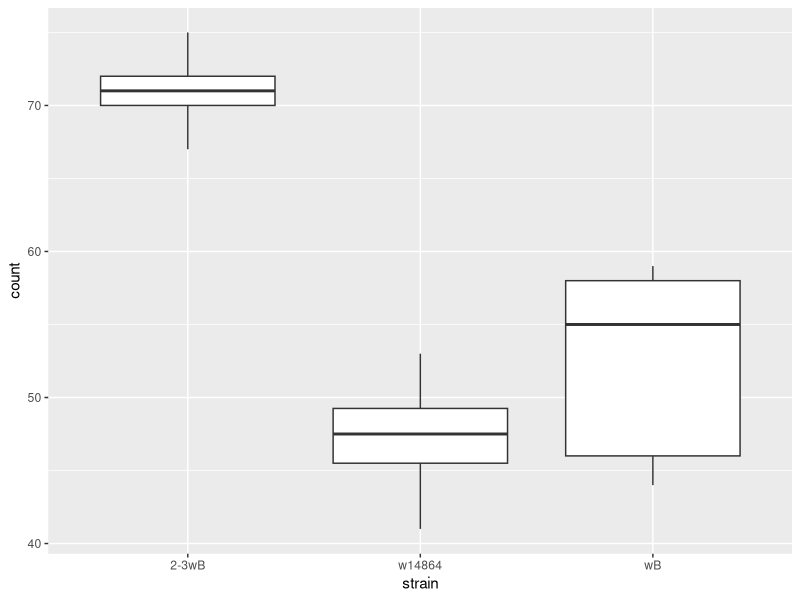
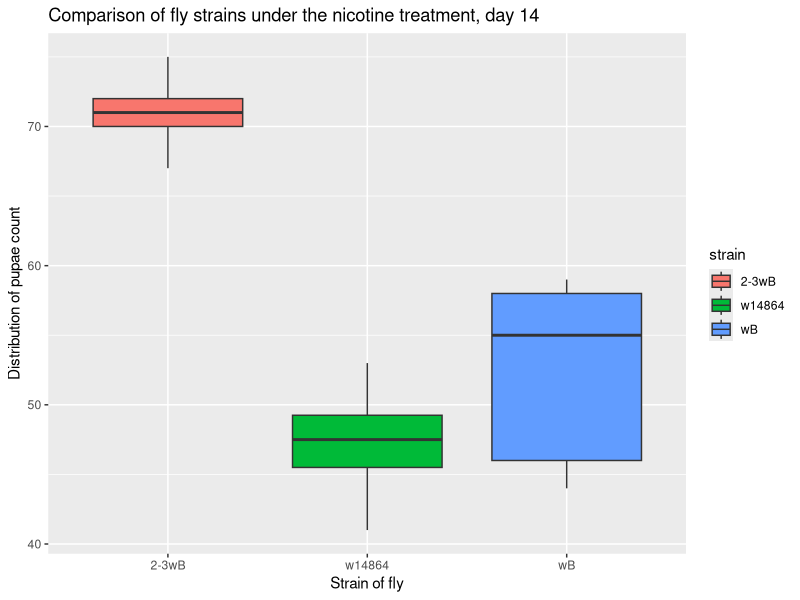
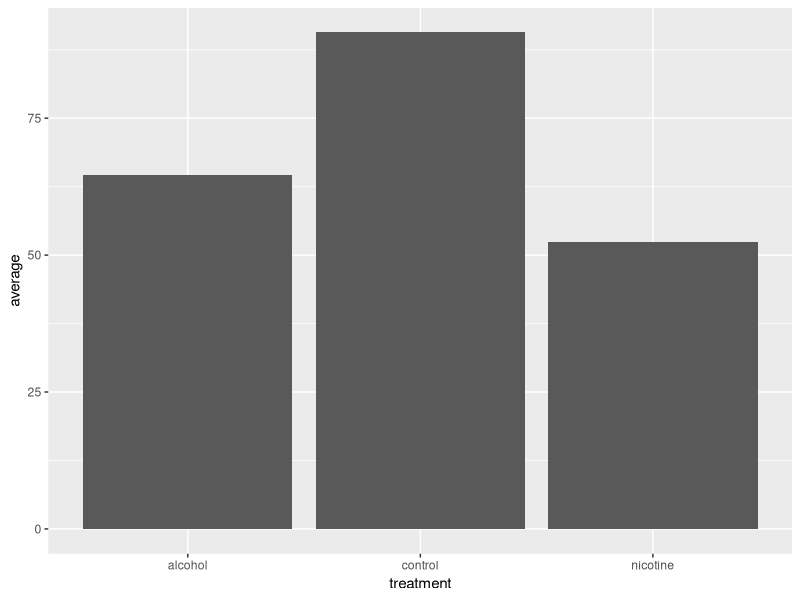
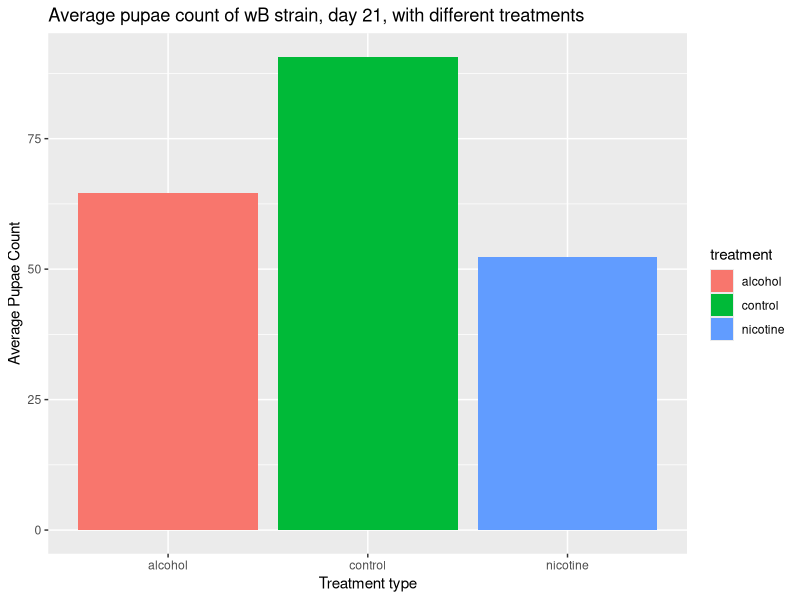
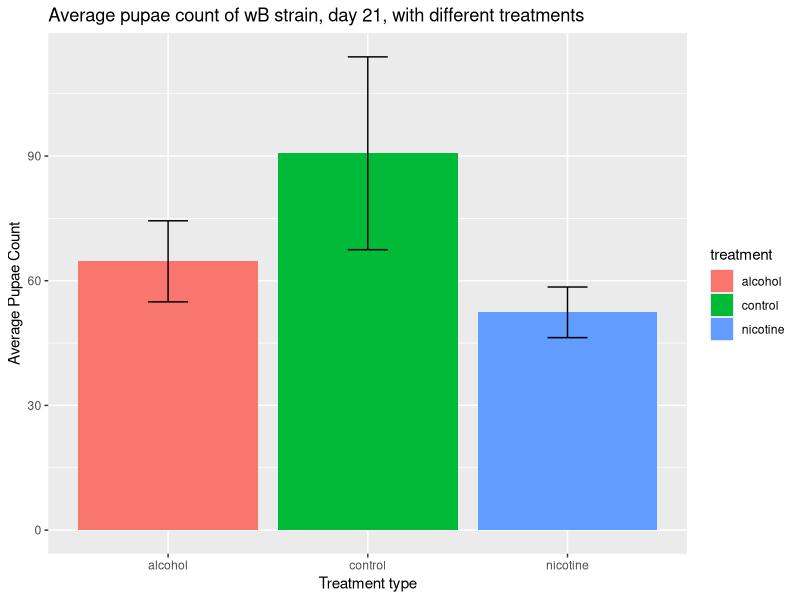
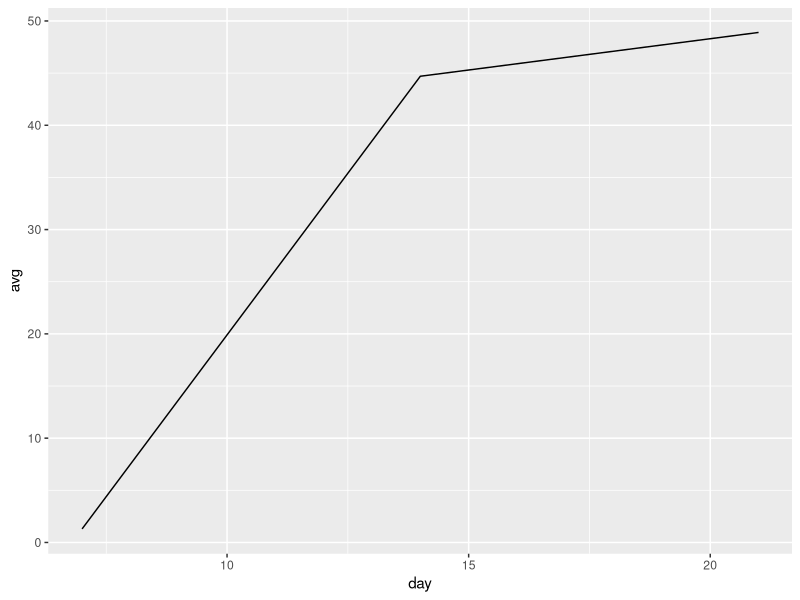
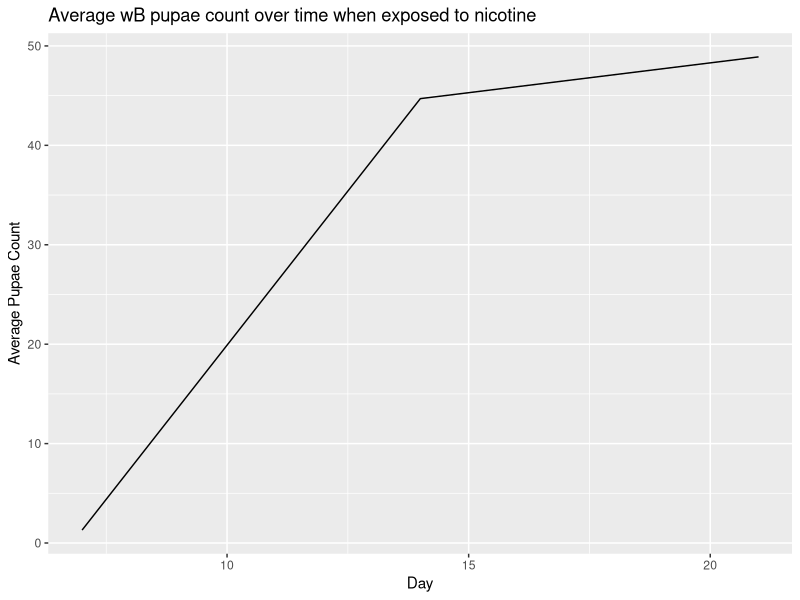
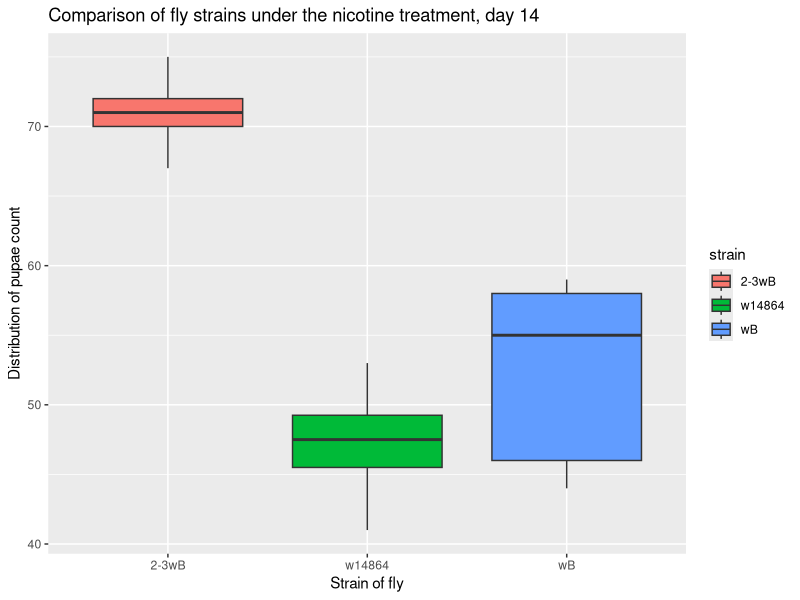

These charts were generated, in order, by the following R code:
## ---- chunk 1
# This is a comment, which can be useful to describe what's happening

#load the tidyverse library

library(tidyverse)


## ---- chunk 2
# The "<-" is used to assign value, sort of like "=" in other languages

sampleData<-read_csv("tidyData.csv")

# Prints sampleData to the screen
sampleData
## ---- chunk 3



## ---- chunk 4
# first define which dataset you're using, with ".data=..."
# then define your conditions. Notice that you use "==".

ex1<-filter(.data=sampleData, stage=="pupae" & day=="14" & treatment=="nicotine" & trial=="1")

# print to screen, to check
ex1


## ---- chunk 5

# Create your variable myEx1 using the filter() function


# Print to the screen to confirm





## ---- chunk 6

ex1BoxPlot<-ggplot(data=ex1, mapping=aes(x=strain, y=count))+
  geom_boxplot()

# components:
# The Data: data=ex1
# The aesthetics: mapping=aes(x=strain, y=count)
# The type of plot: +geom_boxplot

#prints to the screen
ex1BoxPlot

## ---- chunk 7

ex1BoxPlot<-ggplot(data=ex1, mapping=aes(x=strain, y=count, fill=strain))+
  geom_boxplot()+
  labs(x="Strain of fly", y="Distribution of pupae count", title="Comparison of fly strains under the nicotine treatment, day 14")

# components:
# The Data: data=ex1
# The aesthetics: mapping=aes(x=strain, y=count) IMPORTANT: the x and y values must match the column headings of your dataset
# The type of plot: +geom_boxplot

#prints to the screen
ex1BoxPlot

## ---- chunk 8

# specify the filename you want, and which variable contains your plot
ggsave(filename="ex1BoxPlot.jpg", plot=ex1BoxPlot)



## ---- chunk 9

# Print out the data, as a refresher


# Write the ggplot code, assigned to some variable


# print it to the screen 


# Save it using ggsave


## ---- chunk 10
# use the filter function, identifying the original dataset, and adding my conditions

ex2<-filter(.data=sampleData, strain=="wB"& trial=="1" & day=="21")

#print to screen

ex2


## ---- chunk 11




## ---- chunk 12

# This sytax uses the R "pipe" operator, %>%. Think of it as reading "and then...."

# In the 'summarize' function, I'm creating a new column called "average", and setting it equal to the mean of count, per treatment (as determined by group_by).

ex2Data<-ex2 %>% group_by(treatment) %>% summarize(average=mean(count))

ex2Data


## ---- chunk 13

# Expanding 'summarize' to include columns for average, standard deviation, n, upperCI, and lowerCI
# This can all be written in one line, but is a little easier to read this way.

ex2Data<-ex2 %>% group_by(treatment) %>% summarize(
  average=mean(count),
  stdev=sd(count), 
  N=n(),
  upperCI=average+((qnorm(0.975)*stdev)/sqrt(N)),
  lowerCI=average-((qnorm(0.975)*stdev)/sqrt(N))
  )


ex2Data

## ---- chunk 14






## ---- chunk 15

# One difference here is the stat="identity" in geom_bar. This means "use the data I specify in y=, rather than counting the data".

ex2BarPlot<-ggplot(data=ex2Data, mapping=aes(x=treatment, y=average))+
  geom_bar(stat="identity")

ex2BarPlot


## ---- chunk 16


ex2BarPlot<-ggplot(data=ex2Data, mapping=aes(x=treatment, y=average, fill=treatment))+
  geom_bar(stat="identity")+
  labs(x="Treatment type", y="Average Pupae Count", title="Average pupae count of wB strain, day 21, with different treatments")

ex2BarPlot





## ---- chunk 17


ex2BarPlot<-ggplot(data=ex2Data, mapping=aes(x=treatment, y=average, fill=treatment))+
  geom_bar(stat="identity")+
  labs(x="Treatment type", y="Average Pupae Count", title="Average pupae count of wB strain, day 21, with different treatments")+
  geom_errorbar(mapping=aes(ymin = lowerCI, ymax = upperCI), width=0.2)

ex2BarPlot



## ---- chunk 18






## ---- chunk 19

wb1<-filter(.data=sampleData, day=="7" & strain=="wB"& trial=="1" & treatment=="alcohol")

wb1

wb2<-filter(.data=sampleData, day=="7" & strain=="wB"& trial=="2" & treatment=="alcohol")

wb2






## ---- chunk 20

# gets the values in the 'count' column as an array
tr1<-wb1$count

tr2<-wb2$count

# prints out the data
tr1
tr2


## ---- chunk 21

wilcox.test(x=tr1, y=tr2)
## ---- chunk 22

wB<-filter(.data=sampleData, day=="7" & treatment=="alcohol" & strain=="wB")

wB

## ---- chunk 23

# create your data subsets for trials 1 & 2


# get the arrays from the 'count' column for each


# run the wilcoxson t-test



## ---- chunk 24

#Data filter:

wbNicotine<-filter(.data=sampleData, strain=="wB" & treatment=="nicotine")

wbNicotine


## ---- chunk 25

wbNicotineReformatted<-wbNicotine %>% group_by(day) %>% summarize(avg=mean(count))

wbNicotineReformatted


## ---- chunk 26

wbLine<-ggplot(data=wbNicotineReformatted, mapping=aes(x=day, y=avg))+
  geom_line()

wbLine



## ---- chunk 27

wbLine<-ggplot(data=wbNicotineReformatted, mapping=aes(x=day, y=avg))+
  geom_line()+
  labs(title="Average wB pupae count over time when exposed to nicotine", y="Average Pupae Count", x="Day")

wbLine



## ---- chunk 28

ggsave(filename="line.jpg", plot=wbLine)


